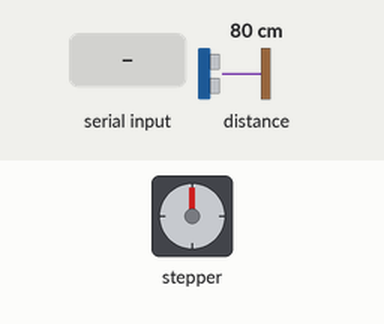
This sketch was run on a simulated Arduino Uno, built with avr-gcc and run on an emulated ATmega328P. On the bench: stepper motor. Inputs (shaded band) come from the test bench; at power-on: distance to the obstacle 80 cm. Stepper angles assume 200 steps per turn; what the sketch prints to the serial monitor is not drawn.

Above: at 1.2 s.
1.3 s: "200\n" received over Serial
At 2.47 s:
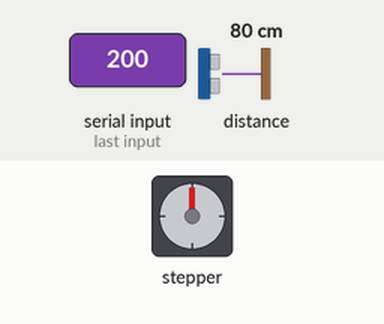
4.3 s: "30,150\n" received over Serial
At 6.5 s:
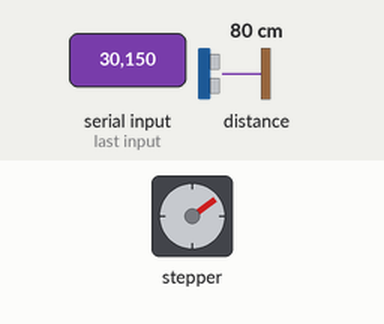
6.9 s: "90,45\n" received over Serial
At 9.2 s:
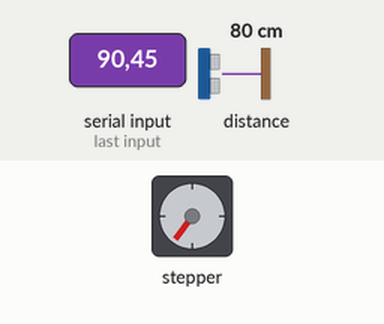
9.7 s: "5\n" received over Serial
At 11.3 s:
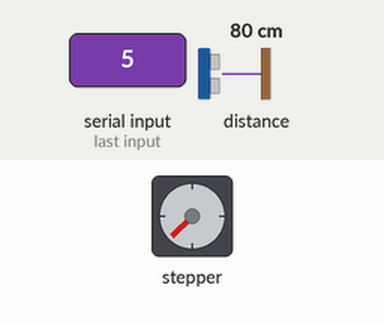
12.2 s: "90\n" received over Serial
At 14.0 s:
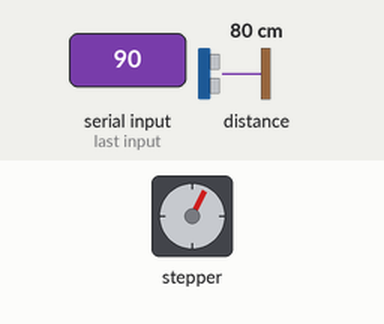
15.0 s: "90,45\n" received over Serial
At 17.7 s:
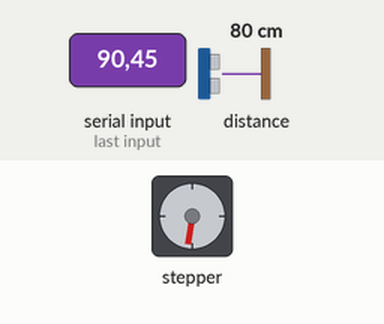
Timing chart, 0 to 18.8 s (numbered marks = the images above; inputs shaded):
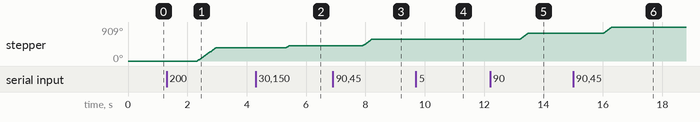

The sketch:

stepping.ino
```cpp
//Librerías necesarias.
//Adafruit_VL53L0X
//Adafruit_Motor_Shield_library
//AccelStepper
//AccelStepperWithDistances


#include "Adafruit_VL53L0X.h"
#include <AFMotor.h>


// Connect a stepper motor with 48 steps per revolution (7.5 degree)
// to motor port #2 (M3 and M4)
AF_Stepper motor(200, 2);
Adafruit_VL53L0X lox = Adafruit_VL53L0X();


void setup()
{
  // start serial port at 9600 bps:
  Serial.begin(115200 );
  motor.setSpeed(100);
  while (!Serial)
  {
    ; // wait for serial port to connect. Needed for native USB port only
  }


  //motor.setSpeed(100);  // 10 rpm
  lox.begin();

//  if (!lox.begin()) {
//    Serial.println(F("Failed to boot VL53L0X"));
//  }

}

//This function returns a total step received and the flag for forward, backward a stop.

int deCodeStepping(String str){
  AF_Stepper motor(200, 2);
  int signo = 0;
  int stepping;
  String numString;

  //Se define si es un número positivo o negativo.
  if(str[0]== '-'){
    signo = -1;
    numString = str.substring(1,str.length());
  }else{
    signo = 1;
    numString = str;
  }

  stepping = signo*(numString.toInt());

  return stepping;
}


int stepping;
int flag = 0;
String medTemp = "";
bool ad;
int readyToWrite = 0;
int k=0;
byte buff;
byte buffO;
String seq = "";
String message = "13.21";
String sender;
int sending=-1;
void loop()
{
  VL53L0X_RangingMeasurementData_t measure;


  lox.rangingTest(&measure, false); // pass in 'true' to get debug data printout!

  if (Serial.available())
  {

    message= Serial.readString();
    stepping = deCodeStepping(message);


    //stepping contains de input string convert to int.
    //steppeing is data obtained by Serial port.

    /*AGREGAR AQUI MOVIMIENTO DEL MOTOR*/
 //   if(measure.RangeMilliMeter > 80 and measure.RangeMilliMeter < 550){
      if(stepping > 0){
          motor.setSpeed(100);
          motor.step(abs(stepping), FORWARD, DOUBLE);
      }else{
        if(stepping < 0){
          motor.setSpeed(100);
          motor.step(abs(stepping), BACKWARD, DOUBLE);
        }else{
           motor.setSpeed(100);
           motor.step(abs(stepping), BACKWARD, DOUBLE);
        }
      }
//    }else{
//       return;
//    }
    //sender = String(stepping);
    motor.release();
    //delay(1000);
    readyToWrite = 1;


  }else{


    if(readyToWrite == 1){

      if (measure.RangeStatus != 4){  // phase failures have incorrect data
        sending = measure.RangeMilliMeter;
      } else {
        sending = -1;
      }

      sender = String(sending);
      int j = 0;
      do{
        buffO = sender[j];
        Serial.write(buffO);
        if(j==sender.length()){
          readyToWrite = 0;
          break;
        }
      j++;
      }while(true);
  }


 }

    seq = "";
    medTemp = "";

}
```

Measured:
- after the input at 1.3 s, stepper: turns 360° clockwise in 0.64 s, starting after 1.0 s
- after the input at 4.3 s, stepper: turns 54° clockwise, starting after 1.0 s
- after the input at 6.9 s, stepper: turns 162° clockwise in 0.28 s, starting after 1.0 s
- after the input at 9.7 s, stepper: goes 577° 0.01 s, then 585°, starting after 1.0 s
- after the input at 12.2 s, stepper: turns 162° clockwise in 0.28 s, starting after 1.0 s
- after the input at 15.0 s, stepper: turns 162° clockwise in 0.28 s, starting after 1.0 s
